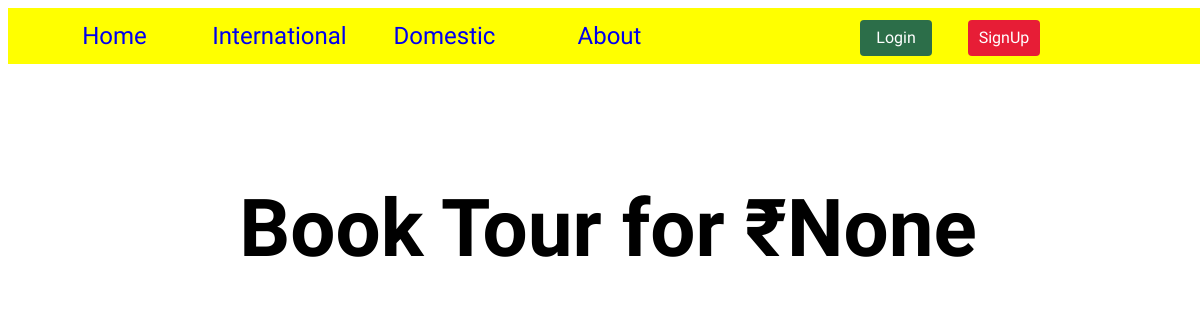
Page /place/1/ on the earlier database version.
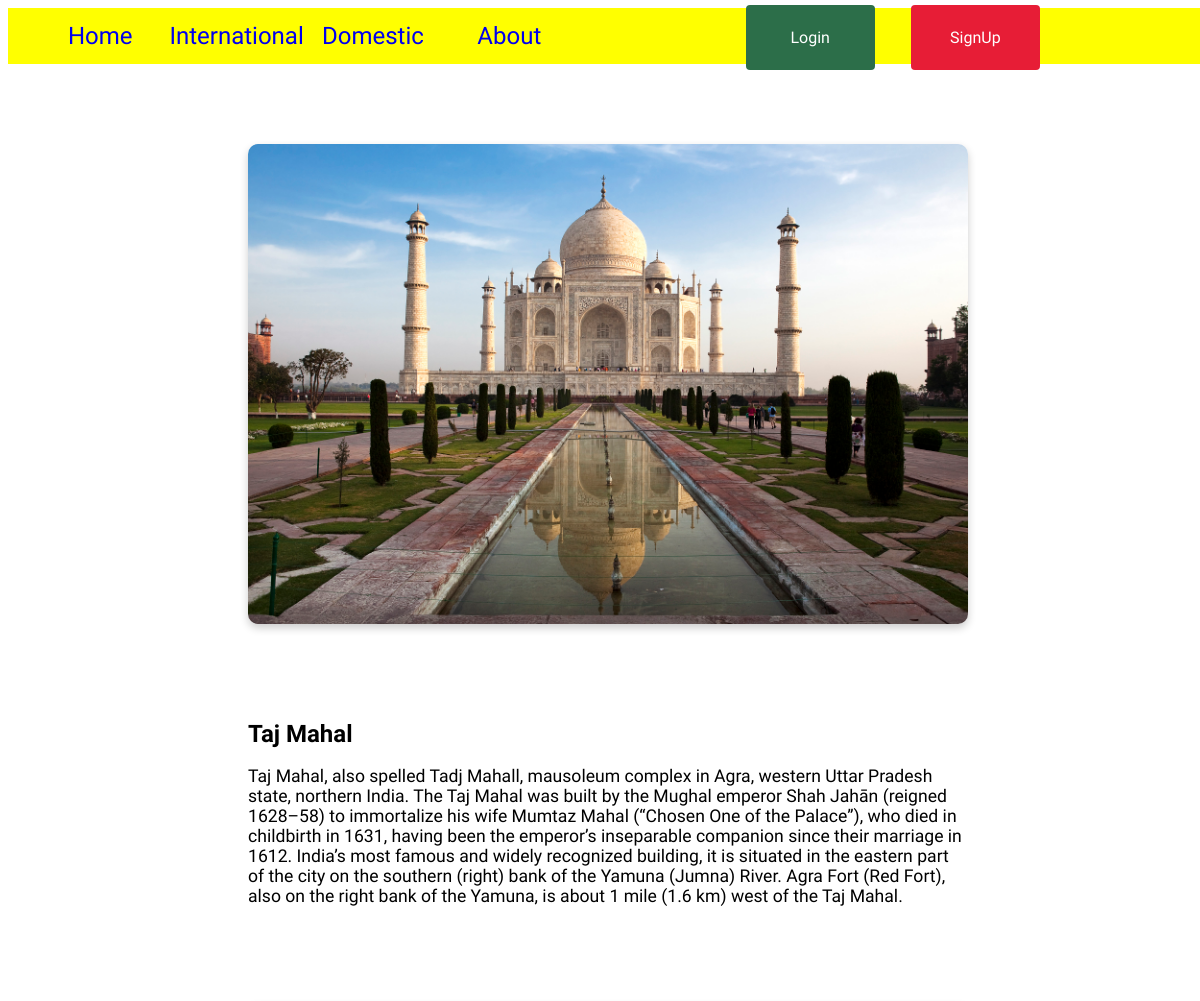
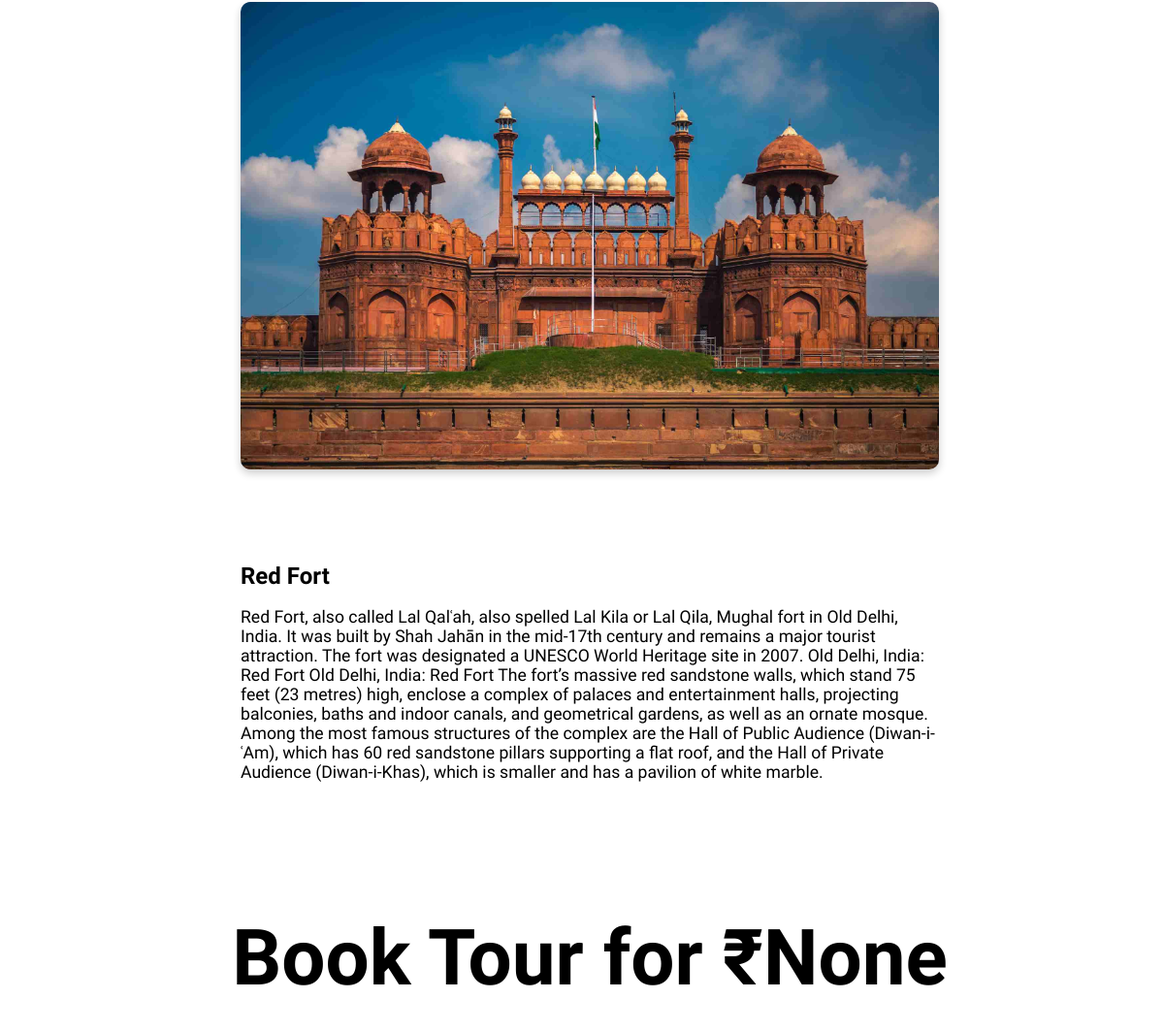
Same page on the later database version (2 pictures, top to bottom).
### travel/models.py (models this page shows, shortened)
class PlacesToVisit(models.Model):
    name = models.CharField(max_length=100)
    description = models.TextField()
    image = models.ImageField(default='landscape.jpg', upload_to='places')
    place = models.ForeignKey(Place, on_delete=models.CASCADE)

### travel/views.py (the view)
# urls.py: path('place/<int:pk>/', details, name='place-details'),
def details(request, pk):
    context = {
        'title': 'Details',
        'places_to_visit': PlacesToVisit.objects.filter(place=Place.objects.filter(id=pk)[0]),
        'price': Place.objects.filter(id=pk)[0].price
    }
    return render(request, 'travel/place_details.html', context)

### travel/templates/travel/place_details.html
{% extends 'travel/base.html' %}
{% block content %}
<nav class="nav-short">
  <ul class="nav-list">
    <li><a href="/">Home</a></li>
    <li><a href="{% url 'travel-international' %}">International</a></li>
    <li><a href="{% url 'travel-domestic' %}">Domestic</a></li>
    <li><a href="#tools">About</a></li>
  </ul>
  <div class="nav-buttons">
    {% if user.is_authenticated %}
    <a href="{% url 'profile' %}"><button class="login-button">Profile</button></a>
    <a href="{% url 'logout' %}"><button class="signup-button">Logout</button></a>
    {% else %}
    <a href="{% url 'login' %}"><button class="login-button">Login</button></a>
    <a href="{% url 'register' %}"><button class="signup-button">SignUp</button></a>
    {% endif %}
  </div>
</nav>
<div class="place-cards">
  {% for place in places_to_visit %}
  <div class="place-card">
  <img src="{{ place.image.url }}" alt="image" class="place-card-img">
  <div class="place-card-info">
    <h1 class="text-heading"><b>{{ place.name }}</b></h1>
    <p class="text-para">{{ place.description }}</p>
  </div>
  </div>
  {% endfor %}
  <h1 class="price"><b>Book Tour for <span class="price-button">₹{{ price }}</span></b></h1>
</div>
{% endblock content %}

Differences in the rows shown:
added PlacesToVisit: image (picture), name "Taj Mahal", description "Taj Mahal, also spelled Tadj Mahall, mausoleum complex in Agra, western Uttar Pradesh state, northern India. The Taj Mahal was built by the Mughal emperor Shah Jahān (reigned 1628–58) to immortalize his wife Mumtaz Mahal (“Chosen One of the Palace”), who died in childbirth in 1631, having been the emperor’s inseparable companion since their marriage in 1612. India’s most famous and widely recognized building, it is situated in the eastern part of the city on the southern (right) bank of the Yamuna (Jumna) River. Agra Fort (Red Fort), also on the right bank of the Yamuna, is about 1 mile (1.6 km) west of the Taj Mahal."
added PlacesToVisit: image (picture), name "Red Fort", description "Red Fort, also called Lal Qalʿah, also spelled Lal Kila or Lal Qila, Mughal fort in Old Delhi, India. It was built by Shah Jahān in the mid-17th century and remains a major tourist attraction. The fort was designated a UNESCO World Heritage site in 2007. Old Delhi, India: Red Fort Old Delhi, India: Red Fort The fort’s massive red sandstone walls, which stand 75 feet (23 metres) high, enclose a complex of palaces and entertainment halls, projecting balconies, baths and indoor canals, and geometrical gardens, as well as an ornate mosque. Among the most famous structures of the complex are the Hall of Public Audience (Diwan-i-ʿAm), which has 60 red sandstone pillars supporting a flat roof, and…"
